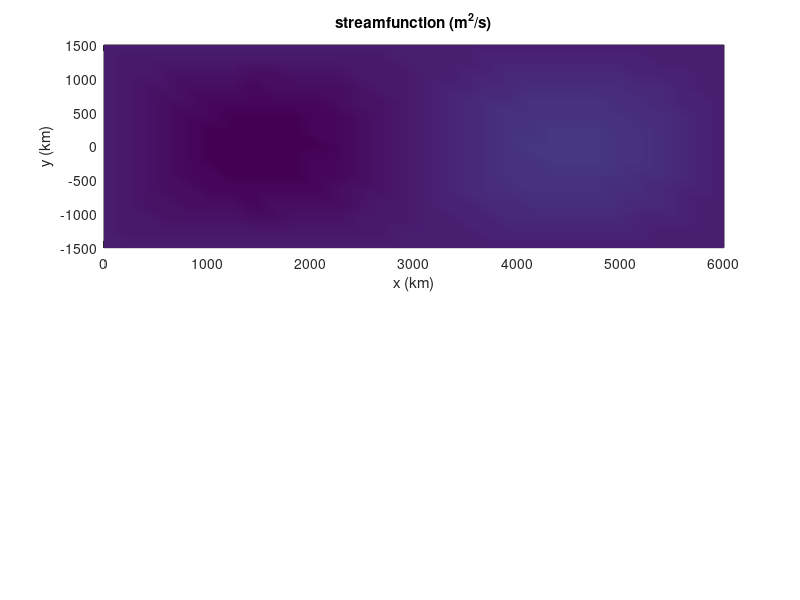

Reproduce this figure in MATLAB. (Note: this script raises an error after producing the figure.)
% MATLAB file:  contour_sample.m
% Sample program to make (x,y) contour and pcolor plots for channel model.
% Students can use this as template for displaying mapped fields.
% This template defines channel width of 3000 km and length of 6000 km.
clear all
close all
Lx = 6000;                          % zonal wavelength in km
k = 2*pi/(Lx*1000);                 % zonal wavenumber in 1/m
m = pi/3.e6;		                % meridional wavenumber in 1/m
%  define the grid points on which fields are computed:
xx  = linspace(0,Lx,30);            % 30 gridpoints in x   
yy = linspace( -1500,1500,15);      % 15 gridpoints in y
[x,y] = meshgrid(xx*1000,yy*1000);  % Sets matrix for grid system in x and y

% Note the grid variables x, y are in meters  
% psi1 and psi2 are sample fields plotted using color fill and contouring
U = 10;                             % mean zonal wind m/s

% sample fields are stream function
psiM = real(4.0e6*exp(i*k*x).*cos(m*y)-U*(y-3.e6));
psiT = real(i*4.0e6*exp(i*k*x).*cos(m*y) );

figure(1)
axis square
omax = max(max(psiM));        % find maximum of psiM field
V = [0:omax/4:omax];          % specify  positive contour lines solid
V1 = [-omax:omax/4:0];        % specify negative contour lines dashed
omax = max(max(psiT));        % find maximum of psiT field
V2 = [0:omax/4:omax];         % specify  positive contour lines of psiT solid
V3 = [-omax:omax/4:0];        % specify negative contour lines of psiT dashed
subplot(2,1,1), contour(x/1000,y/1000,psiM,V,'k')
hold on
contour(x/1000,y/1000,psiM,V1,'k--')
pcolor(x/1000,y/1000,psiT), title('streamfunction (m^2/s)')
hold off
xlabel('x (km)'), ylabel('y (km)')
shading interp
colorbar('v')
subplot(2,1,2), contour(x/1000,y/1000,psiT,V2,'k')
hold on
contour(x/1000,y/1000,psiT,V3,'k--')
pcolor(x/1000,y/1000,psiM), title('streamfunction (m^2/s) ')
xlabel('x (km)'), ylabel('y (km)')
shading interp
colorbar('v')
hold off
